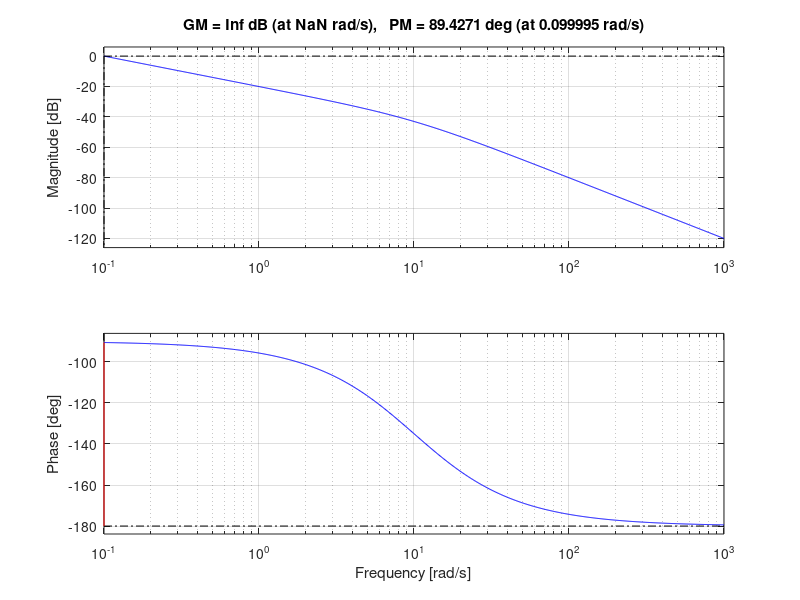

Write the MATLAB code that produced this figure. (Note: this script raises an error after producing the figure.)
%% QUESTION 2020-10-01
% Gerado usando |publish('q20201001.m',struct('format','pdf','outputDir','.')|

clear all
close all

%% Estudo comportamento atual do sistema
% Para todo projeto de controlador vale o mesmo princípio de todo sistema cibernético. Primeiro vemos como o sistema está se comportando, avaliamos a distância do desejado e ajustamos conforma a necessidade.

%%
% Calcula Função de Transferência
K = 1
Ts = 0.1
G = tf(1,[1 10 0])

%%
% Discretização usando ZOH
Gz = c2d(G,Ts,'zoh')

%%
% Diagram de bode com indicação da margem de ganho e da margem de fase para o sistema contínuo
fig = figure()
margin(G)

%%
% Cálculo da margem de Ganho (Gm) e Marge de Fase (Pm)
[Gm,Pm,Wcg,Wcp] = margin(G)

%%
% Converte TF para expressão simbólica
syms z w T
[num den] = tfdata(Gz,'v')
sGz = poly2sym(num,z)/poly2sym(den,z)
vpa(simplify(subs(sGz,T,Ts)),4) % Arrendonda para facilitar visualização

%%
% Aplicando transformação do plano s para o plano w
wz = (1 + (T/2)*w)/(1-(T/2)*w)
sGw = subs(sGz,z,wz)
vpa(simplify(subs(sGw,T,Ts)),4) % Arrendonda para facilitar visualização

%%
% Calculo de Kv através do $$lim_{w \to 0}w*G(w)$$
exprLimKv = w*simplifyFraction(subs(sGw,T,Ts))
Kv = eval(subs(simplify(exprLimKv),w,0))

% Convertendo de expressão simbólica para TF
[num,den] = numden(subs(sGw,T,Ts))
num = sym2poly(num)
den = sym2poly(den)
Gw = zpk(tf(num,den))

%%
% Diagram de bode com indicação da margem de ganho e da margem de fase para o sistema discretizado
fig = figure()
margin(Gw)

%%
% Cálculo da margem de Ganho (Gm) e Marge de Fase (Pm)
[Gm,Pm,Wcg,Wcp] = margin(Gw)

%% Projeto Controlador
% Temos que para este sistema a margem de fase é diferente de 50. Para ajustar isto temos que verificar qual é o ganho atual do sistema e diferença entre o ganho do ponto que possui e fornecer este valor para o ganho $K$. Pelo gráfico temos que no ponto igual $w=4.99rad/s$ a fase é aproximadamente igual a desejada e possui ganho igual a $34.8 dB$ assim basta adicionar um gnaho $K$ tal que $20 log(K) = 34.8 dB$ logo

[Gd,Pd] = bode(Gw,4.99)
GdesiredAtDesiredPhase = -20*log10(Gd)
K = 10^(GdesiredAtDesiredPhase/20)
% K = 1/Gd % Para a resposta direta

%%
% Verificando temos
[Gm,Pm,Wcg,Wcp] = margin(K*Gw)

%%
% E assim passamos a seguinte resposta em frequência do sistema
fig = figure()
margin(K*Gw)


